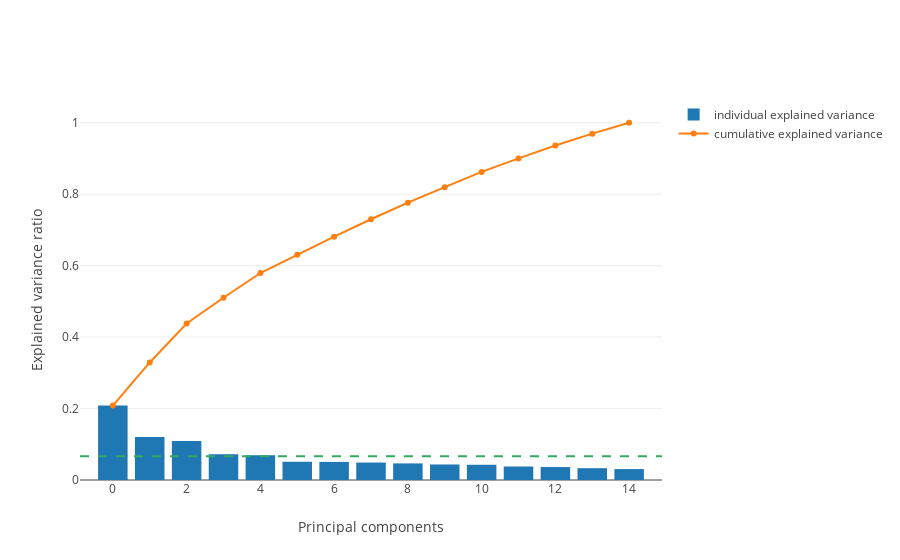

Notebook source saved alongside this figure:
### Markdown cell above
### Explained variance

How much of the variance in the data is explained by each successive component?

### Code cell
plot_explained_variance(pca)

### Figure 1 — Plotly figure (JSON) as saved in the notebook; plotly's stock layout.template omitted (floating-point values rounded to 4 significant figures)
{"data": [{"name": "individual explained variance", "type": "bar", "y": [0.2084, 0.1207, 0.1089, 0.0721, 0.0693, 0.05102, 0.05066, 0.04886, 0.04645, 0.04344, 0.04262, 0.03775, 0.03623, 0.03311, 0.0305]}, {"name": "cumulative explained variance", "type": "scatter", "y": [0.2084, 0.329, 0.438, 0.5101, 0.5794, 0.6304, 0.681, 0.7299, 0.7763, 0.8198, 0.8624, 0.9002, 0.9364, 0.9695, 1.0]}], "layout": {"shapes": [{"line": {"color": "rgb(50, 171, 96)", "dash": "dash", "width": 2}, "type": "line", "x0": 0, "x1": 1, "xref": "paper", "y0": 0.06667, "y1": 0.06667}], "xaxis": {"title": "Principal components"}, "yaxis": {"title": "Explained variance ratio"}}}
